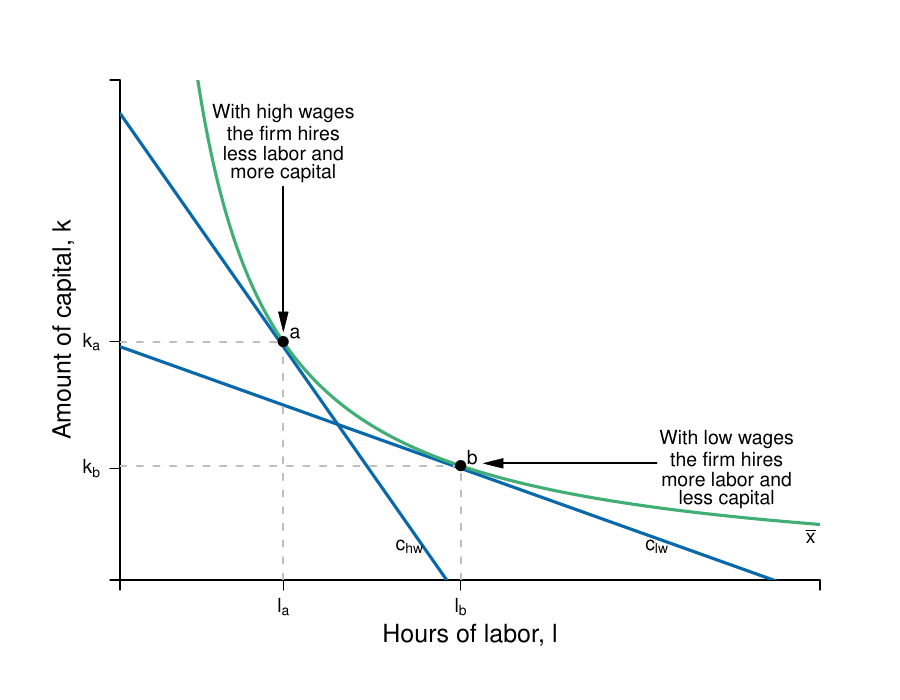

The R source for this figure:
require(shape)
pdf(file = "bfh-textbook/firmmarketsupply/isocost_change.pdf", width = 9, height = 7)

#Set parameters for graphics
axislabelsize <- 1.5
labelsize <- 1.2
graphlinewidth <- 3
segmentlinewidth <- 2

COL <- c("#7fc97f", "#beaed4", "#fdc086", "#ffff99", "#386cb0", "#f0027f", "#bf5b17", "#666666")
COLA <- c("#99d8c9","#66c2a4","#41ae76", "#238b45", "#005824")
COLB <- c("#4eb3d3", "#2b8cbe", "#0868ac","#084081")

#Edited the margins to cater for the larger LHS labels
par(mar =  c(6, 6, 4, 4))

isocost <- function(l, c = 10, w = 1, r = 1) {
  c - (w/r)*l
}


isoquant <- function(l, alpha = 0.5, x = 5) {
  (x / l^alpha)^(1/(1 - alpha))
}


xlims <- c(0, 15)
ylims <- c(0, 15)

npts <- 501 
x <- seq(xlims[1], xlims[2], length.out = npts)
y <- seq(ylims[1], ylims[2], length.out = npts) 
a <- c(13, 16.75, 19.25)

plot(0, 0, xlim = xlims, ylim = ylims, type = "n",
     xlab = expression(paste("")),
     ylab = expression(paste("")), 
     xaxt = "n", 
     yaxt = "n", 
     cex.lab = axislabelsize, 
     bty = "n",
     xaxs="i", 
     yaxs="i")

# ticksy <- seq(from = ylims[1], to = ylims[2], by = 1)
# ylabels <- seq(from = ylims[1], to = ylims[2], by = 1)
# ticksx <- seq(from = xlims[1], to = xlims[2], by = 1)
# xlabels <- seq(from = xlims[1], to = xlims[2], by = 1)
ticksy <- c(0, isoquant(l = 3.5), isoquant(l = 7.5), ylims[2])
ylabels <- c(NA, expression(paste(k[a])), expression(paste(k[b])), NA)
ticksx <- c(0, 3.5, 7.3, xlims[2])
xlabels <- c(NA, expression(paste(l[a])),  expression(paste(l[b])), NA)




axis(1, at = ticksx, pos = 0, labels = xlabels, cex.axis = labelsize)
axis(2, at = ticksy, pos = 0, labels = ylabels, las = 1, cex.axis = labelsize)

npts <- 500 
xx1 <- seq(xlims[1], xlims[2], length.out = npts)

#lines(xx1, bcA(xx1, w = 10, p = 1.5), col = COLB[3], lwd = graphlinewidth)
lines(xx1, isocost(xx1, c = 7, w = 0.5, r = 1), col = COLB[3], lwd = graphlinewidth)
lines(xx1, isocost(xx1, c = 14, w = 2, r = 1), col = COLB[3], lwd = graphlinewidth)

#lines(xx1, isocost(xx1, c = 8, w = 1, r = 1), col = COLB[3], lwd = graphlinewidth)
#lines(xx1, isocost(xx1, c = 12, w = 1, r = 1), col = COLB[3], lwd = graphlinewidth)
lines(xx1, isoquant(xx1, x = 5, alpha = 0.5), col = COLA[3], lwd = graphlinewidth)


#Label the axes
mtext(expression(paste("Hours of labor, ", l)), side=1, line = 2.5, cex = axislabelsize)
text(-1.2, 0.5*ylims[2], expression(paste("Amount of capital, ", k)), xpd = TRUE, cex = axislabelsize, srt = 90) 

#Label the indifference curves
# text(13, 3, expression("isoquant"), cex = labelsize)
# text(13, 2.5, expression(paste(x == bar(x))), cex = labelsize)

#Label the price lines
text(6.2, 1, expression(paste(c[hw])), cex = labelsize)
#text(8, 1.3, expression(paste(p[x] == 1)))
text(11.5, 1, expression(paste(c[lw])), cex = labelsize)

#Label a
segments(3.5, 0, 3.5, isoquant(l = 3.5), lty = 2, col = "gray" , lwd = segmentlinewidth)
segments(0, isoquant(l = 3.5) , 3.5, isoquant(l = 3.5), lty = 2, col = "gray" , lwd = segmentlinewidth)
points(3.5, isoquant(l = 3.5), pch = 16, col = "black", cex = 1.5)
text(3.5 + 0.25, isoquant(l = 3.5) + 0.25, expression(paste(a)), cex = labelsize)

#Label b
segments(7.3, 0, 7.3, isoquant(7.3), lty = 2, col = "gray" , lwd = segmentlinewidth)
segments(0, isoquant(l = 7.3) , 7.3, isoquant(l = 7.3), lty = 2, col = "gray" , lwd = segmentlinewidth)
points(7.3, isoquant(l = 7.3), pch = 16, col = "black", cex = 1.5)
text(7.3 + 0.25, isoquant(l = 7.3) + 0.25, expression(paste(b)), cex = labelsize)

#Label i
# segments(0, 5, 5, 5, lty = 2, col = "gray" , lwd = segmentlinewidth)
# segments(5, 0, 5, 5, lty = 2, col = "gray" , lwd = segmentlinewidth)
# points(5, 5, pch = 16, col = "black", cex = 1.5)
# text(5.25, 5.25, expression(paste(i)), cex = labelsize)

#Add label for high wage point
text(3.5, 14, expression(paste("With high wages")), cex = labelsize)
text(3.5, 13.4, expression(paste("the firm hires")), cex = labelsize)
text(3.5, 12.8, expression(paste("less labor and")), cex = labelsize)
text(3.5, 12.2, expression(paste("more capital")), cex = labelsize)
Arrows(3.5, 11.8, 3.5, 7.75, col = "black", lty = 1, lwd = 2, arr.type = "triangle", arr.lwd = 0.5)

#Add label for low wage point
# text(7.3, 7, expression(paste("With low wages")), cex = labelsize)
# text(7.3, 6.4, expression(paste("the firm hires")), cex = labelsize)
# text(7.3, 5.8, expression(paste("more labor and")), cex = labelsize)
# text(7.3, 5.2, expression(paste("less capital")), cex = labelsize)
# Arrows(7.3, 4.8, 7.3, 4, col = "black", lty = 1, lwd = 2, arr.type = "triangle", arr.lwd = 0.5)

text(13, 4.2, expression(paste("With low wages")), cex = labelsize)
text(13, 3.6, expression(paste("the firm hires")), cex = labelsize)
text(13, 3, expression(paste("more labor and")), cex = labelsize)
text(13, 2.4, expression(paste("less capital")), cex = labelsize)
Arrows(11.5, 3.5, 8, 3.5, col = "black", lty = 1, lwd = 2, arr.type = "triangle", arr.lwd = 0.5)

text(14.8, 1.3, expression(paste(bar(x))), cex = labelsize)
#text(14.1, 1.3, expression("isoquant"), cex = labelsize)
#text(13, 2.65, expression(paste(x == bar(x))), cex = labelsize)


# text(5, 10.25, expression(paste(trs(l,k) == mrt(l,k))), cex = labelsize)
# text(5, 9.25, expression(paste(frac(mp[l], mp[k]) == frac(w,r))), cex = labelsize)
# Arrows(5, 8.5, 5, 5.5, col = "black", lty = 1, lwd = 2, arr.type = "triangle", arr.lwd = 0.5)


#text(9, 5.9, expression(paste(b)), cex = labelsize)
#text(10.5, 7.775, expression(paste(c)), cex = labelsize)

dev.off()
